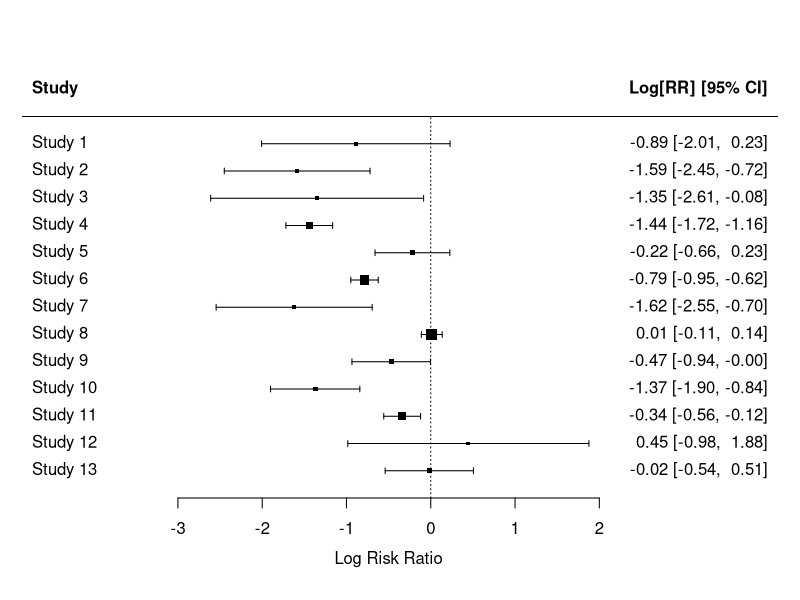
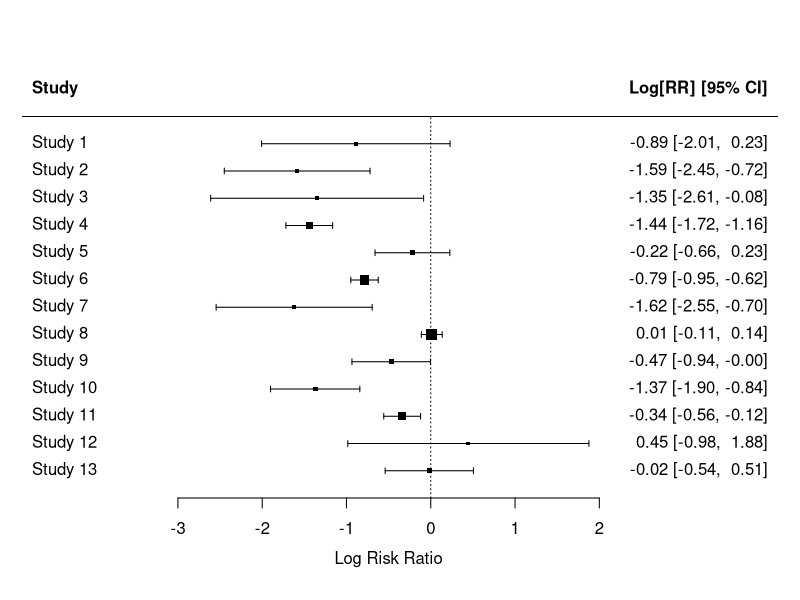
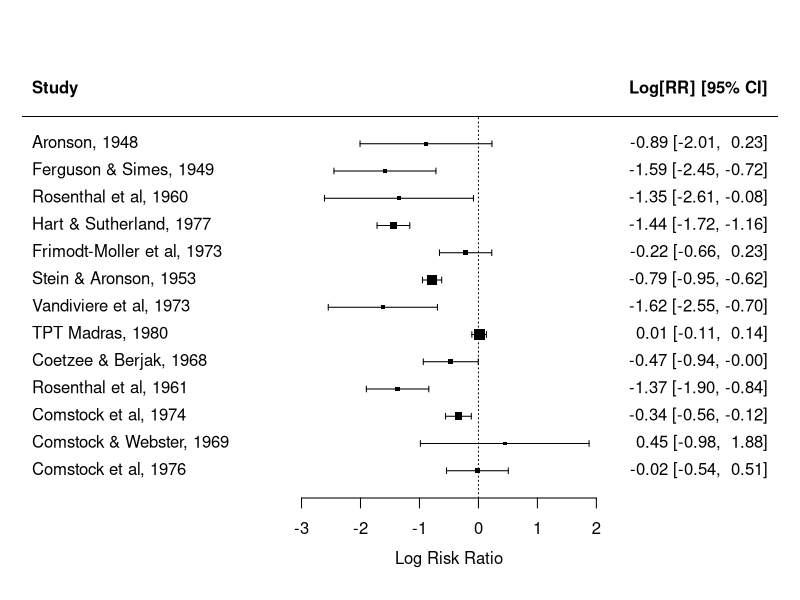
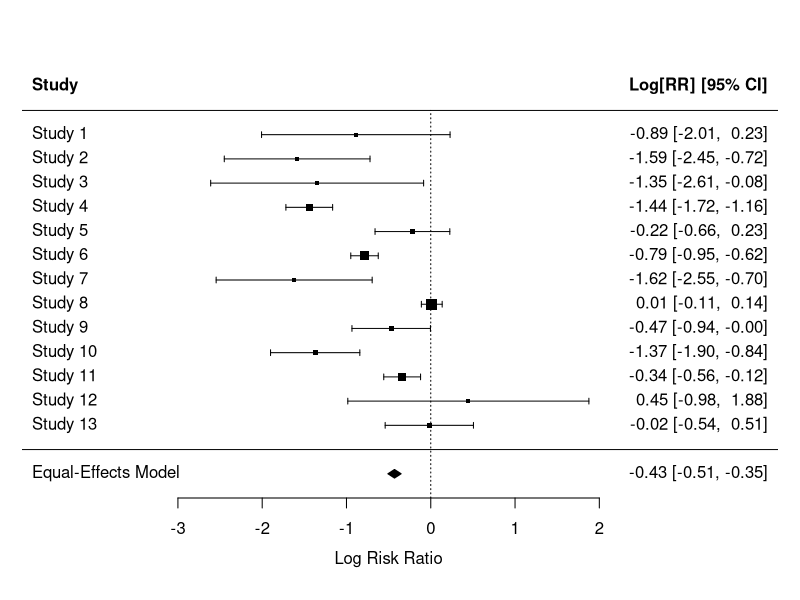
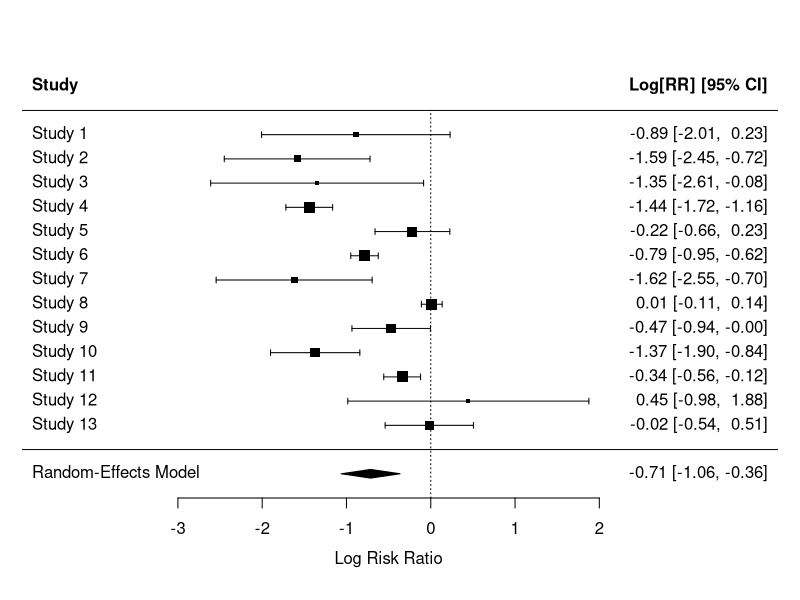
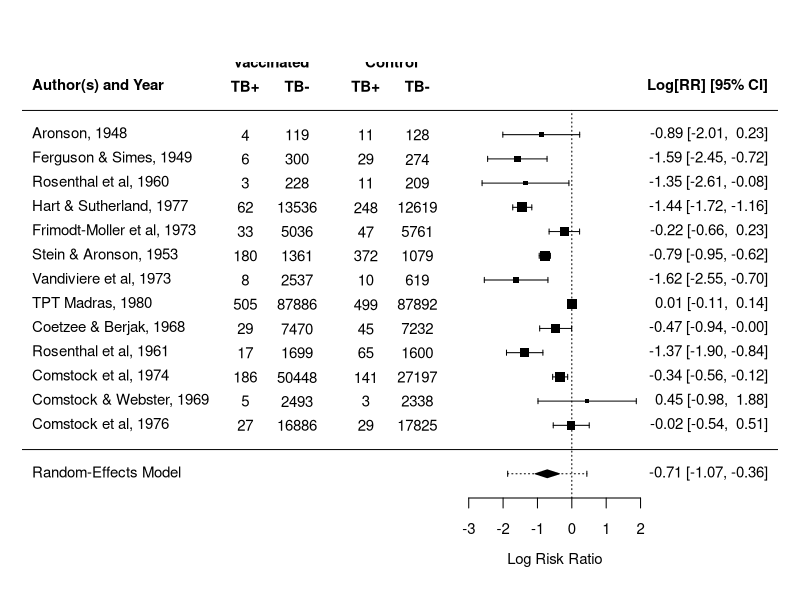
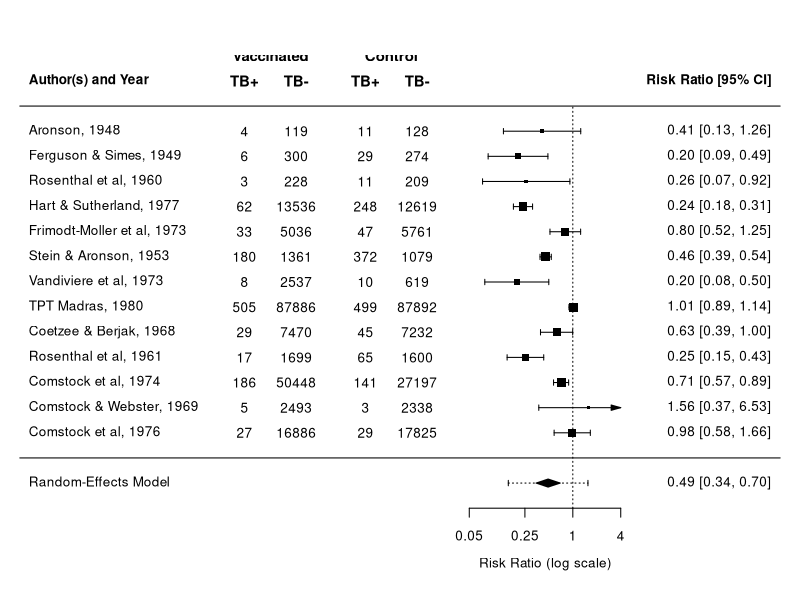
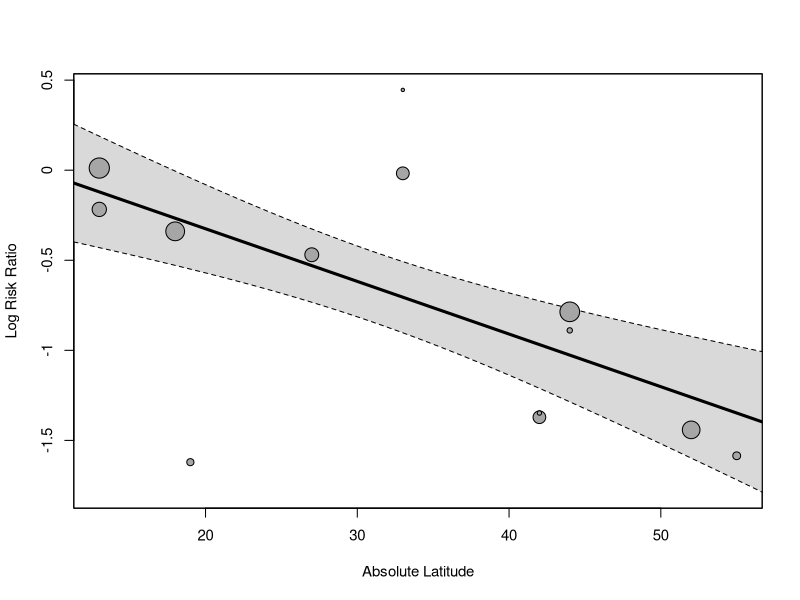

Generate these figures, in order, with R:
############################################################################

# meta-analysis examining the effectiveness of the BCG vaccine for preventing
# tuberculosis infections
#
# source: Colditz, G. A., Brewer, T. F., Berkey, C. S., Wilson, M. E.,
# Burdick, E., Fineberg, H. V., & Mosteller, F. (1994). Efficacy of BCG
# vaccine in the prevention of tuberculosis: Meta-analysis of the published
# literature. Journal of the American Medical Association, 271(9), 698-702.
# https://doi.org/10.1001/jama.1994.03510330076038
#
# one of the included studies: Hart, P. D. & Sutherland, I. (1977). BCG and
# vole bacillus vaccines in the prevention of tuberculosis in adolescence and
# early adult life. British Medical Journal, 2, 293-295.
# https://doi.org/10.1136/bmj.2.6082.293

############################################################################

# load metafor package
library(metafor)

# make sure that this script (code_r_bcg.r) and the BCG dataset (data_bcg.txt)
# are both placed in the same directory/folder on your computer; the first
# thing we need to do now is to set the 'working directory' to this location

# in RStudio: Menu 'Session', Set Working Directory, To Source File Location

# this sets the working directory to the location of the currently opened R
# script (i.e., code_r_bcg.r) and hence the following command will be able to
# find the dataset in the same directory

# read in data from data_bcg.txt
dat <- read.table("data_bcg.txt", header=TRUE)

# examine data
dat

# spreadsheet-like view
View(dat)

# or use the built-in dataset (called 'dat.bcg')
# copy BCG vaccine data to 'dat'
dat <- dat.bcg
dat

# tpos, tneg, cpos, cneg are the variables corresponding to the 2x2 tables
#
#          | TB+   TB-
# ---------+-----------
# treated  | tpos  tneg
# control  | cpos  cneg

# compute log risk ratios and corresponding sampling variances
dat <- escalc(measure="RR", ai=tpos, bi=tneg,
                            ci=cpos, di=cneg, data=dat)
dat

# yi = the log risk ratios
# vi = the corresponding sampling variances

# check the calculation of the log risk rations for Hart & Sutherland (1977)
 62 / ( 62 + 13536) # risk in the treated (vaccinated) group
248 / (248 + 12619) # risk in the control (non-vaccinated) group
(62 / (62 + 13536)) / (248 / (248 + 12619)) # risk ratio
log((62 / (62 + 13536)) / (248 / (248 + 12619))) # log risk ratio

# so, a risk ratio of 1 leads to a log risk ratio of 0, which indicates that
# the risk in the treated (vaccinated) group is the same as the risk in the
# control (non-vaccinated group); if the risk is lower in the treated group,
# then the risk ratio will be below 1 and the log risk ratio below 0

# forest plot (a very basic one)
forest(dat$yi, dat$vi)
with(dat, forest(yi, vi))

# a slightly nicer one
with(dat, forest(yi, vi, slab=paste(author, year, sep=", "), header=TRUE))

# fit equal-effects model
res <- rma(yi, vi, method="EE", data=dat)
res

# double-check the computation of the estimate
with(dat, sum(1/vi * yi) / sum(1/vi))

# or round results to 2 digits
print(res, digits=2)

# back-transform results to the risk ratio scale
predict(res, transf=exp, digits=2)

# forest plot with results from the model
forest(res)

# fit random-effects model (using the DerSimonian-Laird estimator for tau^2)
res <- rma(yi, vi, method="DL", data=dat)
res

# fit random-effects model (the default is to use REML estimation)
rma(yi, vi, data=dat)

# or round results to 2 digits
print(res, digits=2)

# estimated average risk ratio (and 95% CI/PI)
predict(res, transf=exp, digits=2)

# forest plot with results from the model
forest(res)

# a nicer forest plot
res <- rma(yi, vi, data=dat, slab=paste(author, year, sep=", "))
forest(res, xlim=c(-16,6), header="Author(s) and Year", addpred=TRUE,
       ilab=cbind(dat$tpos, dat$tneg, dat$cpos, dat$cneg),
       ilab.xpos=c(-9.5,-8,-6,-4.5), cex=.90)
par(cex=.90, font=2)
text(c(-9.5,-8,-6,-4.5), 15, c("TB+", "TB-", "TB+", "TB-"))
text(c(-8.75,-5.25),     16, c("Vaccinated", "Control"))

# a nicer forest plot (with back-transformation)
res <- rma(yi, vi, data=dat, slab=paste(author, year, sep=", "))
forest(res, xlim=c(-16,6), atransf=exp, at=log(c(.05,.25,1,4)),
       header="Author(s) and Year", addpred=TRUE,
       ilab=cbind(dat$tpos, dat$tneg, dat$cpos, dat$cneg),
       ilab.xpos=c(-9.5,-8,-6,-4.5), cex=.90)
par(cex=.90, font=2)
text(c(-9.5,-8,-6,-4.5), 15, c("TB+", "TB-", "TB+", "TB-"))
text(c(-8.75,-5.25),     16, c("Vaccinated", "Control"))

# computation of I^2
res <- rma(yi, vi, data=dat)
res
k <- res$k
wi <- 1/res$vi
# think of 'vt' as a way to quantify the 'typical' sampling variance
vt <- (k-1) * sum(wi) / (sum(wi)^2 - sum(wi^2))
round(100 * res$tau2 / (res$tau2 + vt), digits=2)

# confidence interval for tau^2 and I^2
confint(res)

############################################################################

# fit mixed-effects meta-regression model
res <- rma(yi, vi, mods = ~ ablat, method="DL", data=dat)
res

# predicted average log risk ratio at 44 degrees
predict(res, newmods=44)

# predicted average risk ratio at 44 degrees
predict(res, newmods=44, digits=2, transf=exp)

# draw bubble plot
regplot(res, xlab="Absolute Latitude")
regplot(res, xlab="Absolute Latitude", xlim=c(0,60), predlim=c(0,60), transf=exp)
regplot(res, xlab="Absolute Latitude", xlim=c(0,60), predlim=c(0,60), transf=exp,
        refline=1, legend=TRUE, las=1, bty="l")

# computation of the (pseudo) R^2 value
res0 <- rma(yi, vi, method="DL", data=dat)
res1 <- rma(yi, vi, mods = ~ ablat, method="DL", data=dat)
round(100 * (res0$tau2 - res1$tau2) / res0$tau2, digits=2)

# mixed-effects meta-regression model with 2 moderators
res <- rma(yi, vi, mods = ~ ablat + year, method="DL", data=dat)
res

# predicted average risk ratios at 10, 30, and 50 degrees in 1970
predict(res, newmods=c(10, 1970), digits=2, transf=exp)
predict(res, newmods=c(30, 1970), digits=2, transf=exp)
predict(res, newmods=c(50, 1970), digits=2, transf=exp)

# plot the marginal relationships
regplot(res, mod="ablat", xlab="Absolute Latitude")
regplot(res, mod="year", xlab="Publication Year")

# create dummy variable (1 for random, 0 otherwise)
dat$random <- ifelse(dat$alloc=="random", 1, 0)

# subgrouping based on the 'random' dummy variable
res0 <- rma(yi, vi, method="DL", subset=c(random==0), data=dat)
res0
res1 <- rma(yi, vi, method="DL", subset=c(random==1), data=dat)
res1

# test whether the two coefficients differ from each other
rma(c(coef(res0), coef(res1)), c(vcov(res0), vcov(res1)), mods = c(0,1), method="FE")

# mixed-effects meta-regression model with dummy variable
res <- rma(yi, vi, mods = ~ random, method="DL", data=dat)
res

# predicted average log risk ratio for random=0
predict(res, newmods=0)

# predicted average log risk ratio for random=1
predict(res, newmods=1)

# predicted average risk ratio for random=0
predict(res, newmods=0, digits=2, transf=exp)

# predicted average risk ratio for random=1
predict(res, newmods=1, digits=2, transf=exp)

# these two approaches are not identical, since subgrouping allows for a
# different tau^2 value within subgroups, while the meta-regression approach
# assumes a single tau^2 value within subgroups

# mixed-effects meta-regression model with a categorical moderator
res <- rma(yi, vi, mods = ~ alloc, method="DL", data=dat)
res

# predicted average risk ratio for 'alternate'
predict(res, newmods=c(0,0), digits=2, transf=exp)

# predicted average risk ratio for 'random'
predict(res, newmods=c(1,0), digits=2, transf=exp)

# predicted average risk ratio for 'systematic'
predict(res, newmods=c(0,1), digits=2, transf=exp)

# for more details on this, see:
# https://www.metafor-project.org/doku.php/tips:comp_two_independent_estimates

############################################################################

# another example of a bubble plot
res <- rma(yi, vi, mods = ~ ablat, method="DL", data=dat)
regplot(res, xlim=c(10,60), predlim=c(10,60), xlab="Absolute Latitude",
        atransf=exp, at=log(seq(0.2,1.6,by=0.2)), digits=1, las=1, bty="l",
        refline=0, label=c(7,12,13), labsize=0.9)

############################################################################

# note: we will not focus on publication bias in the context of this dataset
# (instead, see code_r_magnesium.r), but for completeness sake some of the
# methods are also applied here to the BCG vaccine dataset

# random-effects model
res <- rma(yi, vi, method="DL", data=dat)
res

# funnel plot
funnel(res)

# regression test
regtest(res)

# trim and fill method
taf <- trimfill(res)
taf
funnel(taf)

# fit selection model (assuming selection in favor of significant negative effects)
sel <- selmodel(res, type="logistic", alternative="less")
sel
plot(sel)

# PET/PEESE
regtest(res)
regtest(res, predictor="vi")

# contour-enhanced funnel plot
funnel(res, xlim=c(-2.5,2.5), ylim=c(0,0.8), refline=0, level=c(90, 95, 99),
       shade=c("white", "gray55", "gray75"), legend=TRUE)

############################################################################
